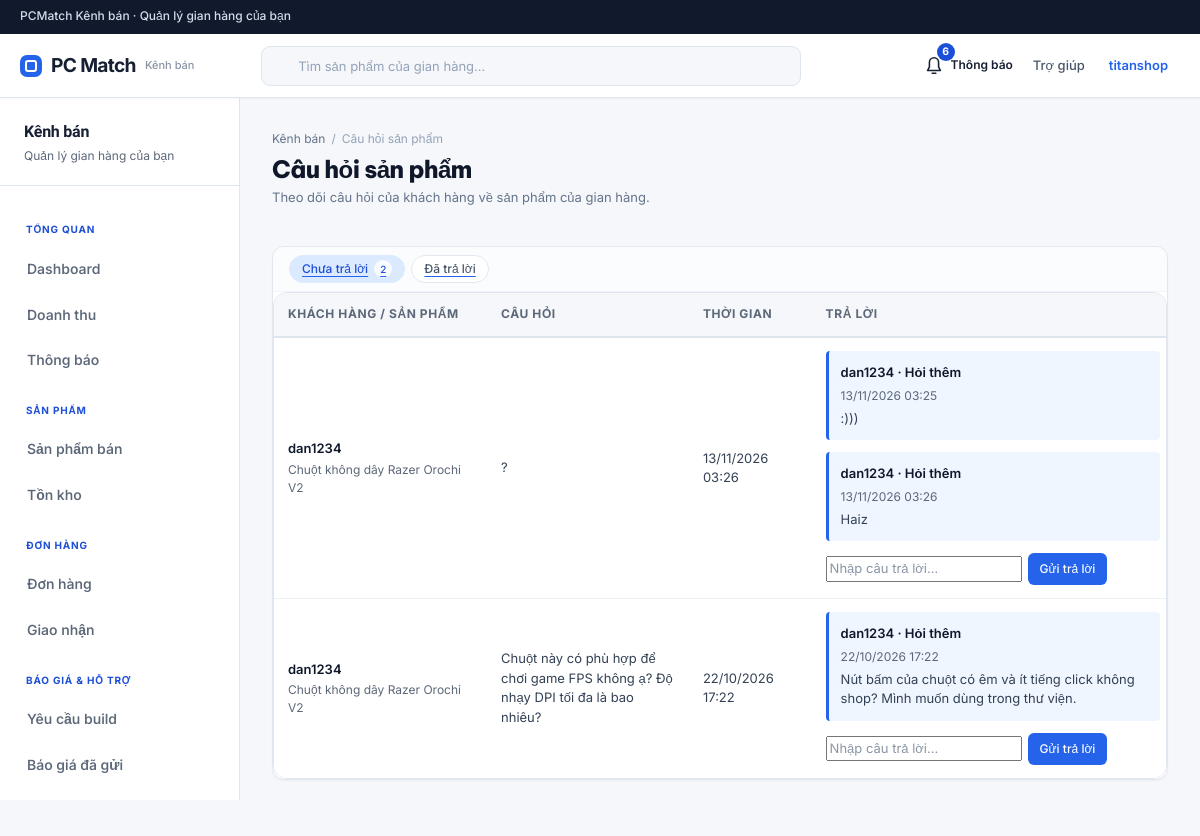
The page /shop/questions/ (signed in) on the database its author committed.
### shops/models.py (models this page shows, shortened)
class Shop(models.Model):
    STATUS_CHOICES = [
        ('PENDING', 'Chờ duyệt'),
        ('ACTIVE', 'Đã duyệt'),
        ('REJECTED', 'Bị từ chối'),
        ('SUSPENDED', 'Bị khóa / tạm ngưng'),
    ]
    LEGAL_ENTITY_CHOICES = [
        ('INDIVIDUAL', 'Cá nhân'),
        ('HOUSEHOLD', 'Hộ kinh doanh'),
        ('COMPANY', 'Công ty'),
    ]
    shop_id = models.BigAutoField(primary_key=True)
    owner = models.ForeignKey(settings.AUTH_USER_MODEL, on_delete=models.CASCADE, related_name='shop')
    shop_name = models.CharField(max_length=150)
    slug = models.SlugField(max_length=180, unique=True, blank=True, null=True)
    description = models.TextField(blank=True)
    logo = models.ImageField(upload_to='shop_logo/', blank=True)
    cover_image = models.ImageField(upload_to='shop_cover/', blank=True)
    business_categories = models.CharField(max_length=255, blank=True)
    phone = models.CharField(max_length=20)
    address = models.CharField(max_length=255)
    province = models.CharField(max_length=120, blank=True)
    district = models.CharField(max_length=120, blank=True)
    ward = models.CharField(max_length=120, blank=True)
    contact_email = models.EmailField(blank=True)
    contact_phone_verified = models.BooleanField(default=False)
    contact_email_verified = models.BooleanField(default=False)
    working_hours = models.CharField(max_length=255, blank=True)
    warranty_policy = models.TextField(blank=True)
    return_policy = models.TextField(blank=True)
    legal_entity_type = models.CharField(max_length=20, choices=LEGAL_ENTITY_CHOICES, blank=True)
    representative_name = models.CharField(max_length=150, blank=True)
    representative_birth_date = models.DateField(null=True, blank=True)
    id_number = models.CharField(max_length=30, blank=True)
    id_card_front = models.FileField(upload_to='shop_docs/', blank=True)
    id_card_back = models.FileField(upload_to='shop_docs/', blank=True)
    tax_number = models.CharField(max_length=50, blank=True)
    bank_name = models.CharField(max_length=120, blank=True)
    bank_account_number = models.CharField(max_length=50, blank=True)
    bank_account_holder = models.CharField(max_length=150, blank=True)
    bank_branch = models.CharField(max_length=150, blank=True)
    shipping_carriers = models.CharField(max_length=255, blank=True)
    pickup_address = models.TextField(blank=True)
    return_address = models.TextField(blank=True)
    processing_time_days = models.PositiveSmallIntegerField(default=1)
    default_shipping_fee = models.DecimalField(max_digits=12, decimal_places=2, default=0)
    status = models.CharField(max_length=20, choices=STATUS_CHOICES, default='PENDING')
    identity_verified = models.BooleanField(default=False)
    admin_note = models.TextField(blank=True)
    platform_fee_percent = models.DecimalField(max_digits=5, decimal_places=2, default=5.00)
    id_card = models.FileField(upload_to='shop_docs/', blank=True)
    business_license = models.FileField(upload_to='shop_docs/', blank=True)
    legal_submitted_at = models.DateTimeField(null=True, blank=True)
    created_at = models.DateTimeField(auto_now_add=True)
    updated_at = models.DateTimeField(auto_now=True)

### users/models.py (models this page shows, shortened)
class User(AbstractUser):
    STATUS_CHOICES = [
        ('ACTIVE', 'Active'),
        ('INACTIVE', 'Inactive'),
        ('LOCKED', 'Locked'),
    ]
    ROLE_CHOICES = [
        ('CUSTOMER', 'Customer'),
        ('BUYER', 'Buyer'),
        ('SELLER', 'Seller'),
        ('ADMIN', 'Admin'),
    ]
    full_name = models.CharField(max_length=100)
    email = models.EmailField(unique=True)
    phone = models.CharField(max_length=20, blank=True)
    avatar = models.ImageField(upload_to='avatar/', blank=True)
    role = models.CharField(max_length=20, choices=ROLE_CHOICES, default='CUSTOMER')
    status = models.CharField(max_length=20, choices=STATUS_CHOICES, default='ACTIVE')
    email_verified = models.BooleanField(default=False)
    phone_verified = models.BooleanField(default=False)
    two_factor_enabled = models.BooleanField(
        default=False,
        help_text='Bật để yêu cầu mã OTP khi đăng nhập khu vực quản trị.',
    )
    created_at = models.DateTimeField(auto_now_add=True)
    updated_at = models.DateTimeField(auto_now=True)

### products/models.py (models this page shows, shortened)
class ProductQuestion(models.Model):
    question_id = models.BigAutoField(primary_key=True)
    product = models.ForeignKey(Product, on_delete=models.CASCADE, related_name='questions')
    user = models.ForeignKey(settings.AUTH_USER_MODEL, on_delete=models.CASCADE, related_name='product_questions')
    question = models.TextField()
    status = models.BooleanField(default=False)
    created_at = models.DateTimeField(auto_now_add=True)

class Product(models.Model):
    STATUS_CHOICES = [
        ('ACTIVE', 'Active'),
        ('INACTIVE', 'Inactive'),
        ('OUT_OF_STOCK', 'Out of stock'),
    ]
    product_id = models.BigAutoField(primary_key=True)
    shop = models.ForeignKey(Shop, on_delete=models.CASCADE, related_name='products')
    category = models.ForeignKey(Category, on_delete=models.CASCADE, related_name='products')
    brand = models.ForeignKey(Brand, on_delete=models.SET_NULL, null=True, blank=True, related_name='products')
    product_name = models.CharField(max_length=255)
    slug = models.SlugField(max_length=255, unique=True)
    description = models.TextField(blank=True)
    price = models.DecimalField(max_digits=15, decimal_places=2)
    stock_quantity = models.IntegerField(default=0)
    sold_quantity = models.IntegerField(default=0)
    thumbnail = models.ImageField(upload_to='product_thumbnail/', blank=True)
    status = models.CharField(max_length=20, choices=STATUS_CHOICES, default='ACTIVE')
    created_at = models.DateTimeField(auto_now_add=True)
    updated_at = models.DateTimeField(auto_now=True)

class ProductAnswer(models.Model):
    answer_id = models.BigAutoField(primary_key=True)
    question = models.ForeignKey(ProductQuestion, on_delete=models.CASCADE, related_name='answers')
    user = models.ForeignKey(settings.AUTH_USER_MODEL, on_delete=models.CASCADE, related_name='product_answers')
    answer = models.TextField()
    is_shop_reply = models.BooleanField(default=True)
    created_at = models.DateTimeField(auto_now_add=True)

### templates/shop/questions.html (shortened to what this page needs)
{% extends 'includes/shop/base.html' %}
{% load shop_display %}
{% block content %}
    <section class="sa-page-heading">
        <div>
            <div class="sa-breadcrumbs">
                <a href="{% url 'shop_dashboard' %}">
                    Kênh bán
                </a>
                <span>
                /
            </span>
                <span>
                Câu hỏi sản phẩm
            </span>
            </div>
            <h1>
                Câu hỏi sản phẩm
            </h1>
            <p>
                Theo dõi câu hỏi của khách hàng về sản phẩm của gian hàng.
            </p>
        </div>
    </section>
    <section class="sa-table-card">
        <nav class="sa-filter-tabs" aria-label="Trạng thái câu hỏi">
            <a class="sa-tab {% if not answered %}is-active{% endif %}" href="{% url 'shop_questions' %}">
                Chưa trả lời
                <span>
                {{ question_pending }}
            </span>
            </a>
            <a class="sa-tab {% if answered %}is-active{% endif %}" href="{{ request.path }}?answered=1">
                Đã trả lời
            </a>
        </nav>
        <div class="table-scroll">
            <table>
                <thead>
                <tr>
                    <th>
                        KHÁCH HÀNG / SẢN PHẨM
                    </th>
                    <th>
                        CÂU HỎI
                    </th>
                    <th>
                        THỜI GIAN
                    </th>
                    <th>
                        TRẢ LỜI
                    </th>
                </tr>
                </thead>
                <tbody>
                {% for question in questions_page %}
                    <tr>
                        <td>
                            <strong>
                                {{ question.user.full_name }}
                            </strong>
                            <small>
                                {{ question.product.product_name }}
                            </small>
                        </td>
                        <td class="sa-q-text">
                            {{ question.question }}
                        </td>
                        <td>
                            {{ question.latest_activity|date:'d/m/Y H:i' }}
                        </td>
                        <td>
                            {% for answer in question.thread_messages %}
                                <div class="sa-q-message {% if answer.is_shop_reply %}sa-q-answered{% else %}sa-q-followup{% endif %}">
                                    <strong>{% if answer.is_shop_reply %}Shop trả lời{% else %}{{ answer.user.full_name|default:'Người mua' }} · Hỏi thêm{% endif %}</strong>
                                    <small>{{ answer.created_at|date:'d/m/Y H:i' }}</small>
                                    <p>{{ answer.answer }}</p>
                                </div>
                            {% endfor %}
                                <form method="post" action="{% url 'shop_question_answer' question.pk %}" class="sa-q-reply-form">
                                    <input name="answer" maxlength="500" placeholder="Nhập câu trả lời..." required
                                           aria-label="Câu trả lời">
                                    <button class="inv-update-btn" type="submit">
                                        Gửi trả lời
                                    </button>
                                </form>
                        </td>
                    </tr>
                {% endfor %}
                </tbody>
            </table>
        </div>
    </section>
{% endblock %}

### templates/includes/shop/header.html (shortened to what this page needs)
<header class="sa-topbar" id="shop-topbar">
    <a class="sa-logo" href="{% url 'home' %}">
        <i class="sa-logo__mark">
        </i>
        <span>
            PC Match
        </span>
        <em>
            Kênh bán
        </em>
    </a>
    <form class="sa-search" method="get" action="{% url 'shop_offers' %}">
        <input id="shop-search" name="q" value="{{ q }}" placeholder="Tìm sản phẩm của gian hàng...">
    </form>
    {% if request.user.is_authenticated %}
        <div class="sa-topbar__right">
            <div class="sa-notification">
                <a href="{% url 'shop_notifications' %}"
                   aria-label="Thông báo{% if notification_count %}, {{ notification_count }} chưa đọc{% endif %}">
                    <svg width="22" height="22" viewBox="0 0 24 24" fill="none" stroke="currentColor" stroke-width="1.7"
                         stroke-linecap="round" stroke-linejoin="round" aria-hidden="true">
                        <path d="M5 17h14l-2-4V8a5 5 0 0 0-10 0v5l-2 4Zm5 3h4"/>
                    </svg>
                    <span>Thông báo</span>
                    {% if notification_count %}<b>{% if notification_count > 99 %}99+{% else %}
                        {{ notification_count }}{% endif %}</b>{% endif %}
                </a>
            </div>
            <a class="sa-topbar-help" href="{% url 'buyer_help' %}">
                Trợ giúp
            </a>
            <details class="sa-user-dropdown" id="shop-user-dropdown">
                <summary class="sa-user-btn" id="shop-user-btn">
                    {{ shop.shop_name|default:request.user.full_name|default:request.user.username }}
                </summary>
            </details>
        </div>
    {% else %}
        <a class="btn btn--secondary" href="{% url 'auth_login' %}?next={{ request.get_full_path|urlencode }}">
            Đăng nhập
        </a>
    {% endif %}
</header>

### rows shown on the page
Shop: shop_name "titanshop"
ProductQuestion: user.full_name "dan1234", product.product_name "Chuột không dây Razer Orochi V2", question "?", latest_activity "13/11/2026 03:26"
ProductAnswer: user.full_name "dan1234", created_at "13/11/2026 03:25", answer ":)))"
ProductAnswer: user.full_name "dan1234", created_at "13/11/2026 03:26", answer "Haiz"
ProductQuestion: user.full_name "dan1234", product.product_name "Chuột không dây Razer Orochi V2", question "Chuột này có phù hợp để chơi game FPS không ạ? Độ nhạy DPI tối đa là bao nhiêu?", latest_activity "22/10/2026 17:22"
ProductAnswer: user.full_name "dan1234", created_at "22/10/2026 17:22", answer "Nút bấm của chuột có êm và ít tiếng click không shop? Mình muốn dùng trong thư viện."

### other values the page prints
{{ notification_count }} "6"
{{ question_pending }} "2"
